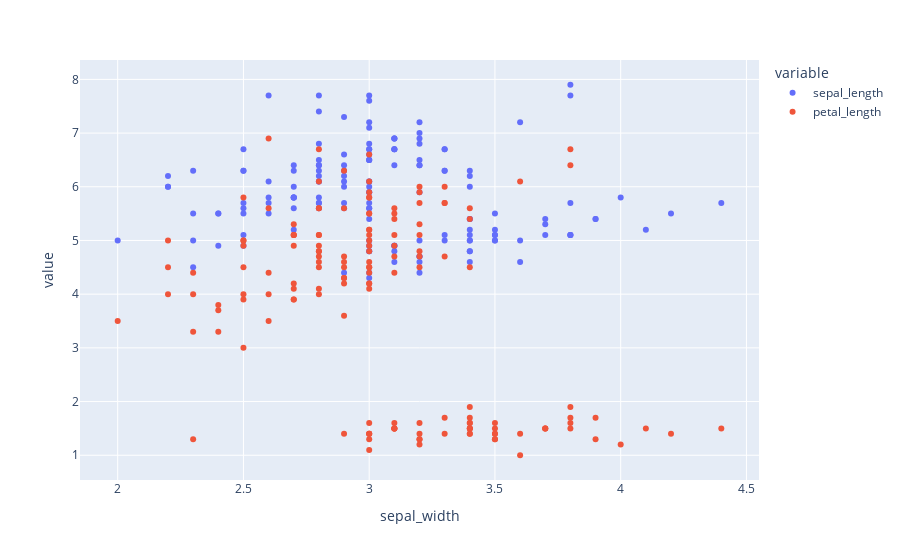

Notebook cell for this chart:
### Code cell
fig = px.scatter(
    data_frame=iris,
    x="sepal_width",
    y=["sepal_length", "petal_length"]    # 可以为字符串或者列表
)
fig.show()

### Figure 1 — Plotly figure (JSON) as saved in the notebook; plotly's stock layout.template omitted (floating-point values rounded to 4 significant figures; data arrays with more than 128 entries replaced by an {"elided": "..."} marker saying what was removed)
{"data": [{"hovertemplate": "variable=sepal_length<br>sepal_width=%{x}<br>value=%{y}<extra></extra>", "legendgroup": "sepal_length", "marker": {"color": "#636efa", "symbol": "circle"}, "mode": "markers", "name": "sepal_length", "orientation": "v", "showlegend": true, "type": "scatter", "x": {"elided": "150 float values"}, "xaxis": "x", "y": {"elided": "150 float values"}, "yaxis": "y"}, {"hovertemplate": "variable=petal_length<br>sepal_width=%{x}<br>value=%{y}<extra></extra>", "legendgroup": "petal_length", "marker": {"color": "#EF553B", "symbol": "circle"}, "mode": "markers", "name": "petal_length", "orientation": "v", "showlegend": true, "type": "scatter", "x": {"elided": "150 float values"}, "xaxis": "x", "y": {"elided": "150 float values"}, "yaxis": "y"}], "layout": {"legend": {"title": {"text": "variable"}, "tracegroupgap": 0}, "margin": {"t": 60}, "xaxis": {"anchor": "y", "domain": [0, 1], "title": {"text": "sepal_width"}}, "yaxis": {"anchor": "x", "domain": [0, 1], "title": {"text": "value"}}}}
